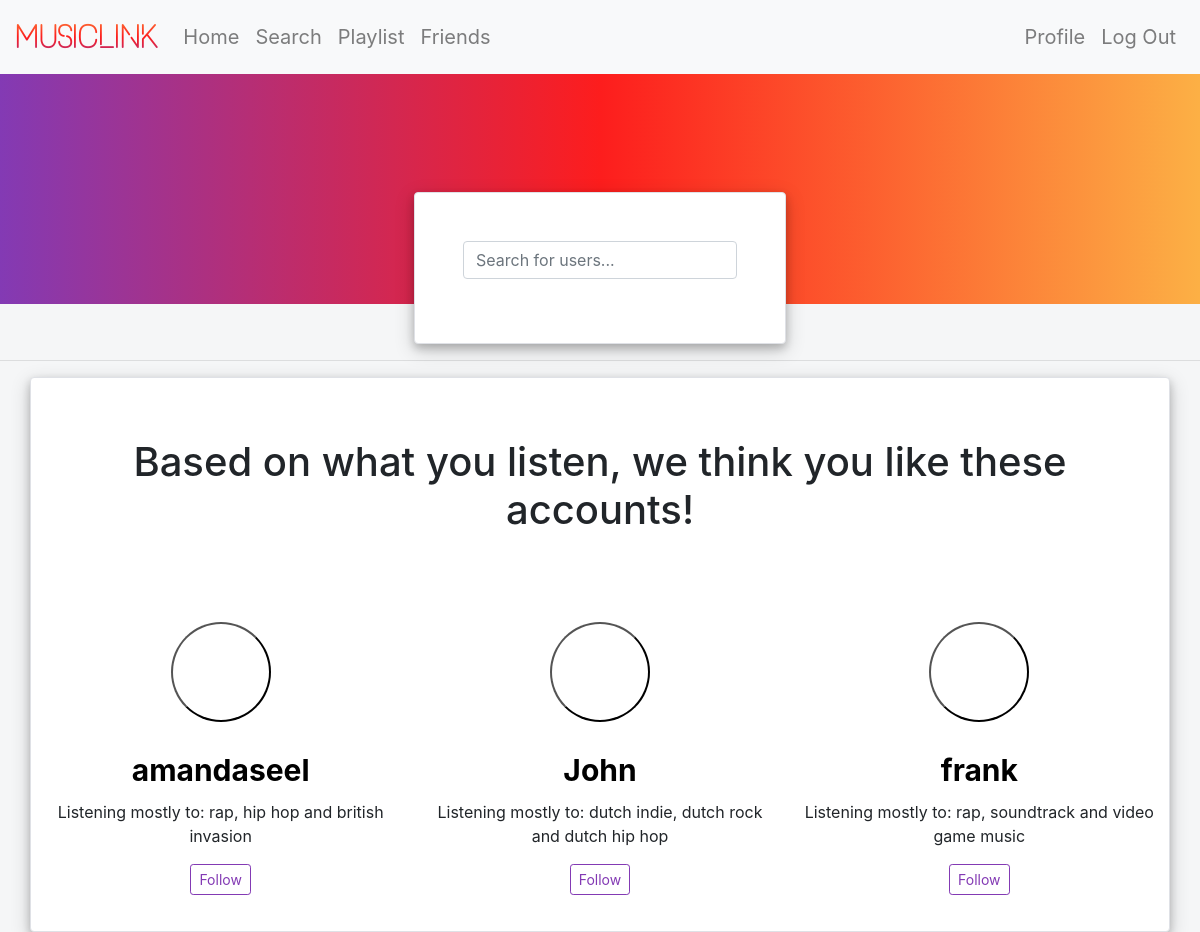
The app's page /friends (signed in) with its own data.
### tables this page shows
CREATE TABLE 'top' ('userid' integer, 'artist1' text, 'artist2' text, 'artist3' text, 'artist4' text, 'artist5' text, 'track1' text, 'track2' text, 'track3' text, 'track4' text, 'track5' text, 'genre1' text, 'genre2' text, 'genre3' text);

CREATE TABLE 'users' ('userid' integer PRIMARY KEY AUTOINCREMENT NOT NULL, 'username' text, 'hash' text, 'spotifyid' text, 'profilepic' text);

### application.py (the view)
@app.route('/friends', methods=["GET"])
@login_required
def friends():
    following = get_following()
    potential_friends = get_potential_friends(following)
    return render_template("friends.html", potential_friends=potential_friends, following=following)

### helpers.py (called while the page is built)
def login_required(f):
    @wraps(f)
    def decorated_function(*args, **kwargs):
        if session.get("user_id") is None:
            return redirect("/")
        return f(*args, **kwargs)
    return decorated_function

def get_following():
    followinglist = db.execute("SELECT followeduserid FROM following WHERE followuserid = :userid", userid=session['user_id'])
    following = []
    if len(followinglist) != 0:
        following = [followed['followeduserid'] for followed in followinglist]
    return following

### templates/friends.html (shortened to what this page needs)
{% extends "layout.html" %}
{% block main %}
    <div class="row flex animate-bottom" style="align-items: center">
        <div class="col-sm"></div>
        <div class="col-">
            <form action="/search" method="post" class="blocks shadowdiv" style="padding: 3em; margin-top: 2em;">
                <div class="form-group">
                    <input autocomplete="off" autofocus class="form-control" id="search" name="search" placeholder="Search for users..." type="text">
                </div>
            </form>
        </div>
        <div class="col-sm"></div>
    </div>
    {% if potential_friends %}
    <hr class="featurette-divider">
    <div class="container marketing blocks shadowdiv animate-bottom">
        <h1 id="friendspage">Based on what you listen, we think you like these accounts!</h1>
        <div class="row">
            {% for user in potential_friends %}
                <div class="col-lg-4">
                    <form action="/profile" method="post">
                        <button type="submit" value="{{ user['name'] }}" name="username" class="center-cropped" style="background: url({{ user['img'] }}); background-position: center center; background-size: cover; cursor: pointer"></button>
                    </form>
                    <form action="/profile" method="post">
                        <input type="submit" class="btn default" value="{{ user['name'] }}" name='username' style="background-color: inherit; font-size: 30px; font-weight: bold">
                    </form>
                    <p>Listening mostly to: {{ user['genre1'] }}, {{ user['genre2'] }} and {{ user['genre3'] }}</p>
                    <p>
                    <button type="submit" class="btn btn-outline-light buttons-outline btn-sm" value="{{ user['name'] }}" onclick="changeButton(this)" name='follow'>Follow</button>
                    </p>
                </div>
            {% endfor %}
        </div>
    </div>
    {% endif %}
{% endblock %}

### static/styles.css (style rules this page uses)
main .form-control { display: inline-block; width: auto; }
body { max-width: 100%; overflow-x: hidden; padding-top: 4em; background-color: #f5f6f7 !important; }
.center-cropped { width: 100px; height: 100px; background-position: center center; background-repeat: no-repeat; background-size: cover; border-radius: 50%; margin: auto; }
.shadowdiv { box-shadow: 0 4px 8px 0 rgba(0, 0, 0, 0.2), 0 6px 20px 0 rgba(0, 0, 0, 0.19); }
.blocks { padding: 20px; margin-right: 7em; margin-left: 7em; background-color: white; border: 1px solid #DFE1E6; border-radius: 4px; }
.animate-bottom { position: relative; -webkit-animation-name: animatebottom; -webkit-animation-duration: 1s; animation-name: animatebottom; animation-duration: 1s }
.buttons-outline { border-color: rgba(131,58,180,1) !important; color: rgba(131,58,180,1) !important; }
#friendspage { padding-bottom: 2em; padding-top: 1em; }

### records on screen
top: username "amandaseel", genre1 "rap", genre2 "hip hop", genre3 "british invasion"
top: username "John", genre1 "dutch indie", genre2 "dutch rock", genre3 "dutch hip hop"
top: username "frank", genre1 "rap", genre2 "soundtrack", genre3 "video game music"
